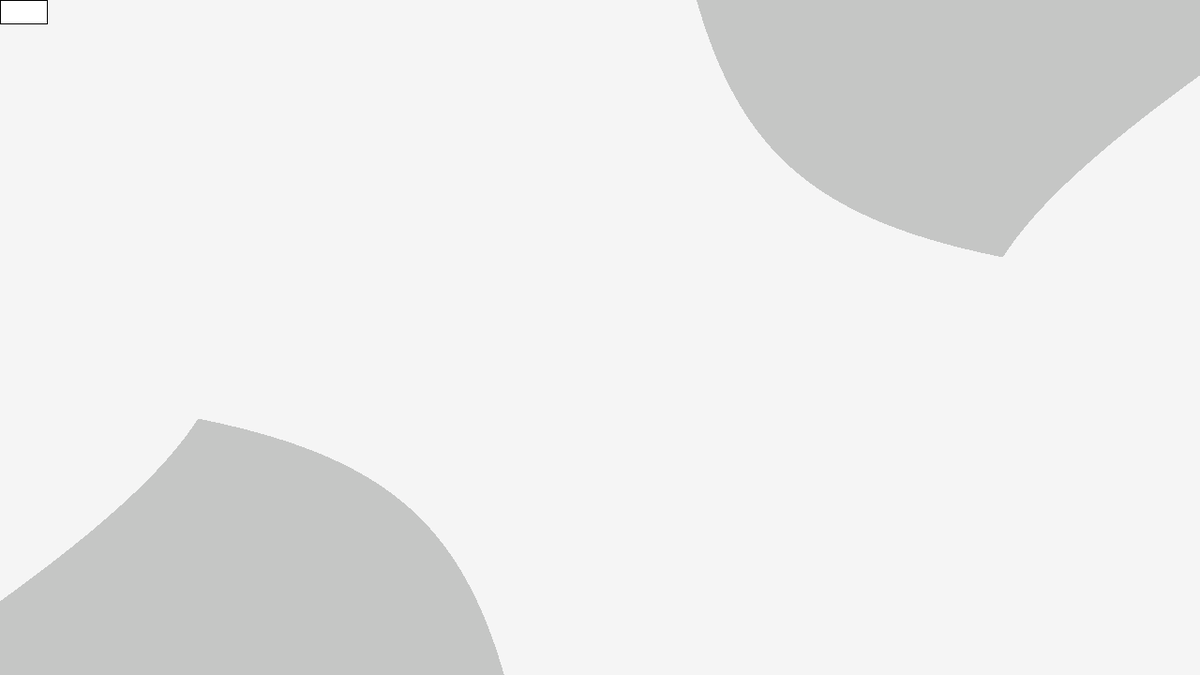
Frame 1 (no input)
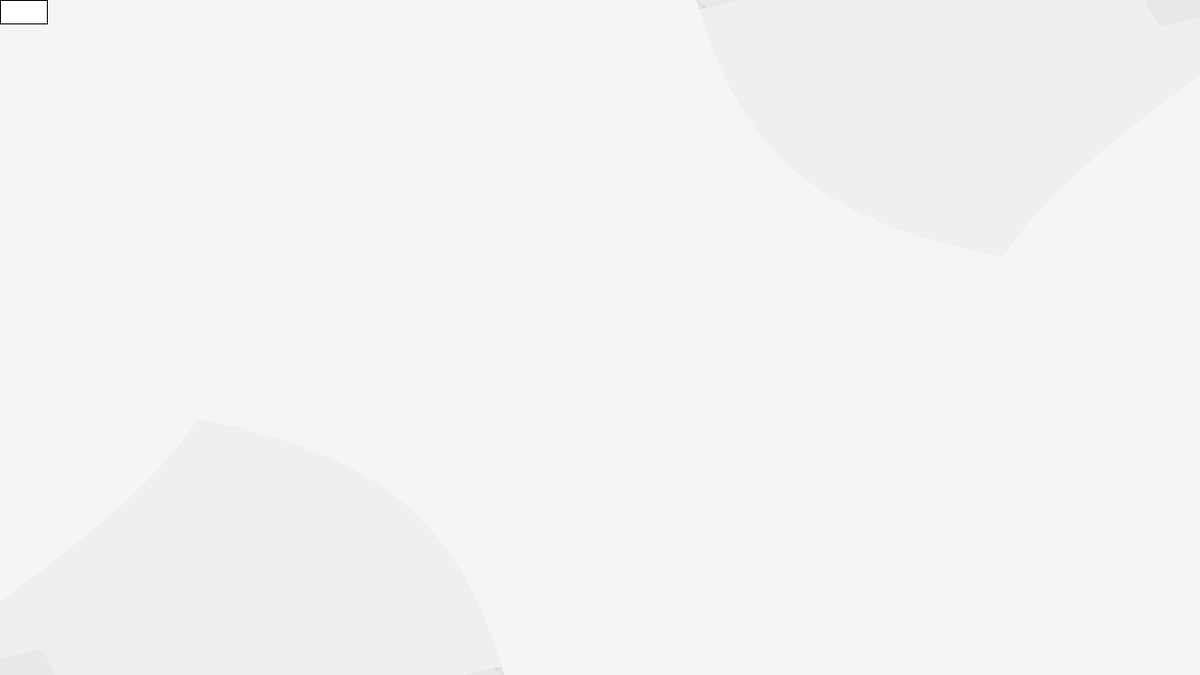
Frame 60 (the mouse pressed at the canvas centre just before this capture)
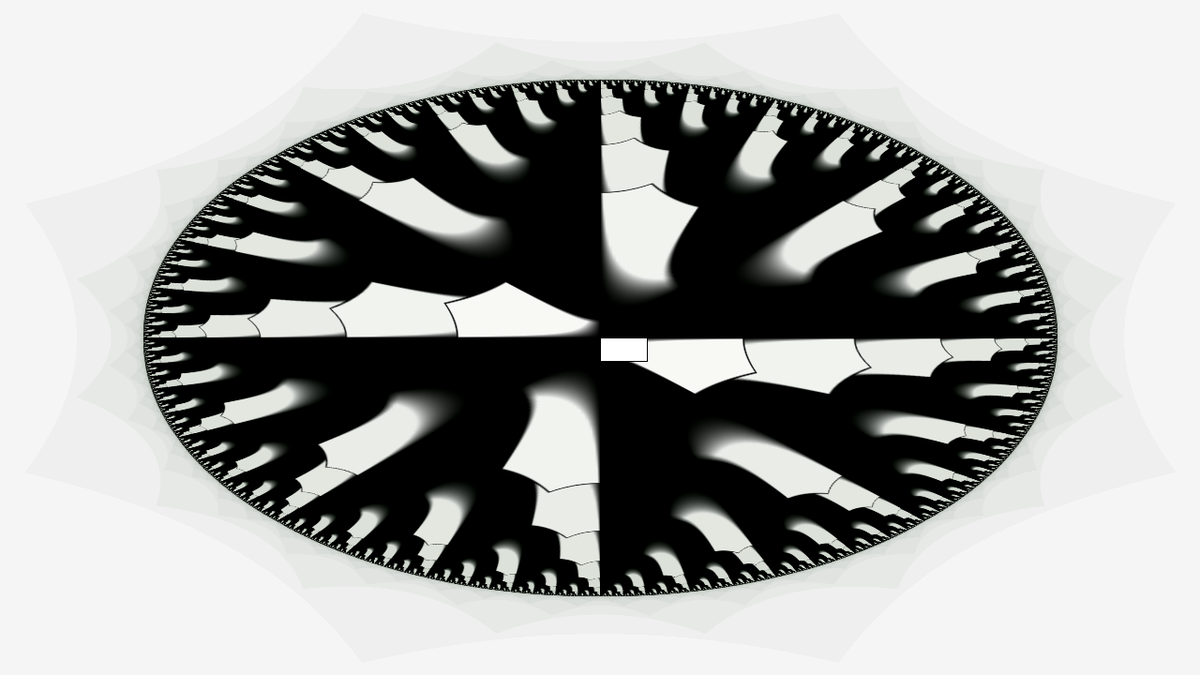
Frame 120 (the mouse held since frame 60 and released just before this capture)

The Processing sketch that drew these frames (run headless with seeded random() and noise(); from frame 60 on, the mouse is pressed at the canvas centre):

// Processing sketch: processing_26824
// ── processing_26824.pde


//Zoom in to one shape. Size adjust. Several adjustments to values below to recreate image.
void setup() {
    size(1280, 720);
    smooth();

}
 
public void draw() {
    loadPixels();
    for (int x = 0; x < width; x++) {
        for (int y = 0; y < height; y++) {
 
            float u, v, zoom, c_real, c_imaginary, julia_u, julia_v;
 
                            //the following three values specify the shape of the fractal
            zoom = 1.84f + (mouseY - width/2)*0.0008;
            //this was originally *0.0005
            c_real = -0.25f - (mouseY - width/2)*0.0009;
            c_imaginary = - (mouseX - width/2)*0.001;
 
            u = ((float) x / (float) width - 0.5f) * zoom;
            v = ((float) y / (float) height - 0.5f) * zoom;
 
            julia_u = (u * u - v * v + c_real + 0.5f) * width;
            julia_v = (2 * u * v + c_imaginary + 0.5f) * height;
  
            VectorType complex_squared = new VectorType(julia_u, julia_v);
            int col = getColor(complex_squared, pixels);
            set(x, y, col);
        }
    }
 //for kick - interactivity with mouse rollover
    rect(mouseX, mouseY, 50, 25);
}
 
public int getColor(VectorType subPixelPosition, int[] sourcePixels) {
    int x = floor(subPixelPosition.x);
    int y = floor(subPixelPosition.y);
    float u = subPixelPosition.x - x;
    float v = subPixelPosition.y - y;
 
    if (x < 0 || y < 0 || x >= width - 1 || y >= height - 1) {
        return color(245);
    }
 
    int indexTopLeft = x + y * width;
    int indexTopRight = x + 1 + y * width;
    int indexBottomLeft = x + (y + 1) * width;
    int indexBottomRight = x + 1 + (y + 1) * width;
 
    try {
        int col = lerpColor(lerpColor(sourcePixels[indexTopLeft],
                sourcePixels[indexTopRight], u), lerpColor(
                sourcePixels[indexBottomLeft],
                sourcePixels[indexBottomRight], u), v);
        float r = red(col);
        float g = green(col);
        float b = blue(col);
 
        r = constrain(r - 7, 0, 335); // colored decay is applied here
        g = constrain(g - 6, 0, 255);
        b = constrain(b - 7, 0, 245);
 
        return color(r, g, b);
    } catch (Exception e) {
        System.out.println("getBufferColor: " + x + " | " + y);
    }
    return color(0);
}
 
public class VectorType {
    float x, y;
 
    public VectorType() {
        x = 0;
        y = 0;
    }
 
    public VectorType(float x, float y) {
        this.x = x;
        this.y = y;
    }
 
 
 
}
//Source: Processing.org, F. Wotzel
